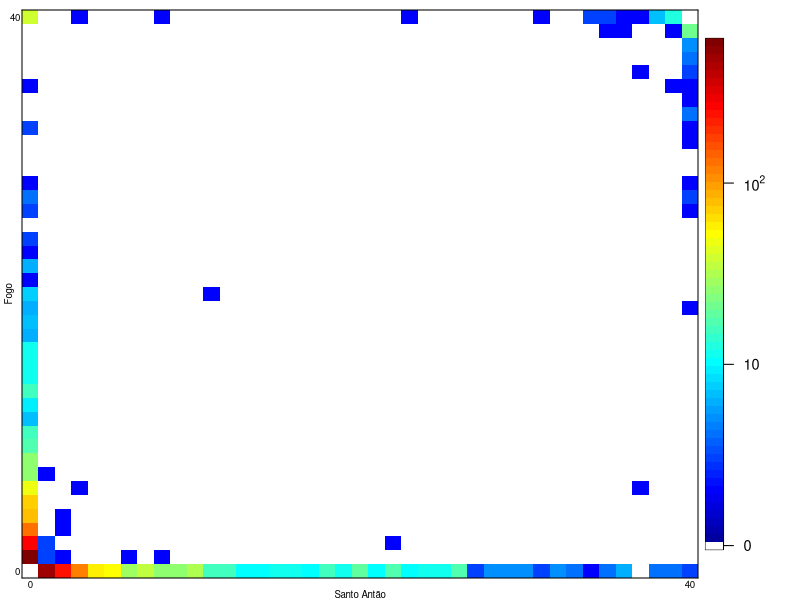

Write the R code that produced this figure.

# Run as:
# Rscript jsfs_cvi_toPublish.R

###
#
# Set working directory to the CVI directory from github
#
###
setwd("/Users/fulgione/git/CVI")

# Load required libraries 
library("spam")
library("fields")

par(ps=7)
colors <- c("white", "#00009F", "#0000AF", "#0000BF", "#0000CF", "#0000DF", "#0000EF", "#0000FF", "#0010FF", "#0020FF", "#0030FF", "#0040FF", "#0050FF", "#0060FF", "#0070FF", "#0080FF", "#008FFF", "#009FFF", "#00AFFF", "#00BFFF", "#00CFFF", "#00DFFF", "#00EFFF", "#00FFFF", "#10FFEF", "#20FFDF", "#30FFCF", "#40FFBF", "#50FFAF", "#60FF9F", "#70FF8F", "#80FF80", "#8FFF70", "#9FFF60", "#AFFF50", "#BFFF40", "#CFFF30", "#DFFF20", "#EFFF10", "#FFFF00", "#FFEF00", "#FFDF00", "#FFCF00", "#FFBF00", "#FFAF00", "#FF9F00", "#FF8F00", "#FF8000", "#FF7000", "#FF6000", "#FF5000", "#FF4000", "#FF3000", "#FF2000", "#FF1000", "#FF0000", "#EF0000", "#DF0000", "#CF0000", "#BF0000", "#AF0000", "#9F0000", "#8F0000", "#800000")

#
#	Cvi islands:
#

jsfs = as.matrix(read.table("./data/sfs_interg_2020-06-08_5percN_noLastLanes_clean_2020-04-27_sub40_jsfsX.txt", head=F))


# Cvi to Morocco:
#
# jsfs = as.matrix(read.table("./data/sfs_cvi-mor_2020-06-08_jsfs.txt", head=F))


# Fixed in Cvi:
jsfs[nrow(jsfs), ncol(jsfs)]


jsfs[nrow(jsfs), ncol(jsfs)] = 0
jsfs[1,1] = 0

# All SNPs:
allSnps = sum(jsfs)
allSnps

# Fixed in Fogo, absent from Santo:
jsfs[1,ncol(jsfs)]

# Fixed in Santo, absent from Fogo:
jsfs[nrow(jsfs),1]


# Segregating in Santo:
segS=0
for (row in 2:(nrow(jsfs)-1)) {
  for (col in 1:ncol(jsfs)) {
    segS = segS + jsfs[row,col]
  }
}
segS

# Segregating in Fogo:
segF=0
for (col in 2:(ncol(jsfs)-1)) {
  for (row in 1:nrow(jsfs)) {
    segF = segF + jsfs[row,col]
  }
}
segF

# Shared polymorphisms
sharedPolim=0
for (col in 2:(ncol(jsfs)-1)) {
  for (row in 2:(nrow(jsfs)-1)) {
    sharedPolim = sharedPolim + jsfs[row,col]
  }
}
sharedPolim

# % shared variation:
sharedPolim/allSnps
# wg: 1-0.002510078         # 0.9974899
# interg: 1-0.006310319     # 0.9936897
# Morocco: 1-0.0006144124   # 0.9993856

jsfs = jsfs + 1
jsfs=log10(jsfs)

ticks<- c(0, 10, 100, 1000, 10000, 100000, 1000000)
labelS=c(expression(0), expression(10), expression(10^"2"), expression(10^"3"), expression(10^"4"), expression(10^"5"), expression(10^"6"))

###
# Whole genome
# 
# pdf("/Volumes/CVI/final/cvi/sfs/jsfs_wg_clean_2020-06-03_5percN.pdf", width=8, height=7)

# 
# CVI islands:
#
pdf("./results/fig1c.pdf", width=2.2, height=1.6)
# 

# Cvi to Morocco:
# 
# pdf("./results/fig1d.pdf", width=2.2, height=1.6)

# 
par(ps=7, mfrow=c(1,1), mar=c(1.1,1.1,0.5,0.5))


# Cvi islands:
#
image.plot(jsfs, xlab=list(expression(paste("Santo Ant", tilde(a), "o (40*freq.)"), ), cex=1.5), ylab=list(expression(paste("Fogo (40*freq.)"), ), cex=1.5), axis.args=list(at=c(0, log10(ticks[2:length(ticks)])), labels=labelS, cex.axis=1.5), col=colors, axes=F)

# Cvi to Morocco:
#
# image.plot(jsfs, axis.args=list(line=-0.8, at=c(0, log10(ticks[2:length(ticks)])), labels=labelS, lwd=-0, lwd.ticks=-0.5, tck=-0.5), col=colors, axes=F, legend.width=0.5, smallplot = c(.8, .84, .2, .8))

# 
# To Morocco
# image.plot(t(jsfs), axis.args=list(line=-0.8, at=c(0, log10(ticks[2:length(ticks)])), labels=labelS, lwd=-0, lwd.ticks=-0.5, tck=-0.5), col=colors, axes=F, legend.width=0.5, smallplot = c(.8, .84, .2, .8))
# image.plot(t(jsfs), ylab=list(expression(paste("Cape Verde (40*freq.)"), )), xlab=list(expression(paste("Morocco (54*freq.)"), )), axis.args=list(at=c(0, log10(ticks[2:length(ticks)])), labels=labelS), col=colors, axes=F)

title(main="")
axis(2, at=c(-01, 1.1), tick=T, labels=c("a", "a"), lwd.ticks=-1, lwd=1)          # , cex.axis=1.5
axis(2, las=2, at=c(0, 1), tick=F, labels=c("0", dim(jsfs)[[1]]-1), line=-0.9)
axis(1, at=c(-01, 1.1), tick=T, labels=c("a", "a"), lwd.ticks=-1, lwd=1)
axis(1, at=c(0, 1), tick=F, labels=c("0", dim(jsfs)[[2]]-1), line=-1.3)
axis(4, at=c(-01, 1.1), tick=T, labels=c("a", "a"), lwd.ticks=-1, lwd=1)
axis(3, at=c(-01, 1.1), tick=T, labels=c("a", "a"), lwd.ticks=-1, lwd=1)

#
title("", xlab=expression(paste("Santo Antão")), ylab=expression(paste("Fogo")), line=0.2)
#
# title("", xlab=expression(paste("Morocco")), ylab=expression(paste("Cape Verde")), line=0.2)

dev.off()
